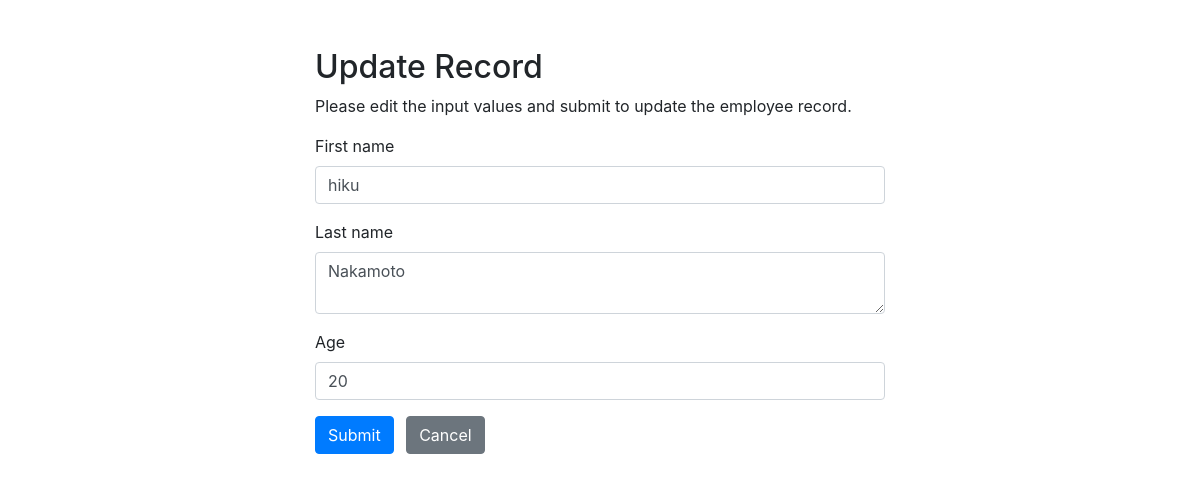
The app's page /update.php?id=2 with its own data.
### tables this page shows
CREATE TABLE `students` (
  `id` int(11) NOT NULL,
  `first_name` varchar(40) NOT NULL,
  `last_name` varchar(40) NOT NULL,
  `age` int(11) NOT NULL
);

### update.php (the view, shortened to what this page needs)
<?php
require_once "config.php";
$name = $lastN = $age = "";
$name_err = $lastN_err = $age_err = "";
if(isset($_POST["id"]) && !empty($_POST["id"])){
    $id = $_POST["id"];
    $input_name = trim($_POST["first_name"]);
    if(empty($input_name)){
        $name_err = "Please enter your first name.";
    } elseif(!filter_var($input_name, FILTER_VALIDATE_REGEXP, array("options"=>array("regexp"=>"/^[a-zA-Z\s]+$/")))){
        $name_err = "Please enter a valid name.";
    } else{
        $name = $input_name;
    }
    $input_lastN = trim($_POST["last_name"]);
    if(empty($input_lastN)){
        $lastN_err = "Please enter your last name.";
    } else{
        $lastN = $input_lastN;
    }
    $input_age = trim($_POST["age"]);
    if(empty($input_age)){
        $age_err = "Please enter your age.";
    } elseif(!ctype_digit($input_age)){
        $age_err = "Please enter a positive integer value.";
    } else{
        $age = $input_age;
    }
    if(empty($name_err) && empty($lastN_err) && empty($age_err)){
        $sql = "UPDATE students SET first_name=?, last_name=?, age=? WHERE id=?";
        if($stmt = mysqli_prepare($link, $sql)){
            mysqli_stmt_bind_param($stmt, "sssi", $param_name, $param_lastN, $param_age, $param_id);
            $param_name = $name;
            $param_lastN = $lastN;
            $param_age = $age;
            $param_id = $id;
            if(mysqli_stmt_execute($stmt)){
                header("location: index.php");
                exit();
            } else{
                echo "Oops! Something went wrong. Please try again later.";
            }
        }
        mysqli_stmt_close($stmt);
    }
    mysqli_close($link);
} else{
    if(isset($_GET["id"]) && !empty(trim($_GET["id"]))){
        $sql = "SELECT * FROM students WHERE id = ?";
        if($stmt = mysqli_prepare($link, $sql)){
            mysqli_stmt_bind_param($stmt, "i", $param_id);
            if(mysqli_stmt_execute($stmt)){
                $result = mysqli_stmt_get_result($stmt);
                if(mysqli_num_rows($result) == 1){
                    $row = mysqli_fetch_array($result, MYSQLI_ASSOC);
                    $name = $row["first_name"];
                    $lastN = $row["last_name"];
                    $age = $row["age"];
                } else{
                    header("location: error.php");
                    exit();
                }
            } else{
                echo "Oops! Something went wrong. Please try again later.";
            }
        }
    }  else{
        header("location: error.php");
        exit();
    }
}
?>
<!DOCTYPE html>
<html lang="en">
<head>
    <link rel="stylesheet" href="https://stackpath.bootstrapcdn.com/bootstrap/4.5.2/css/bootstrap.min.css">
</head>
<body>
    <div class="wrapper">
        <div class="container-fluid">
            <div class="row">
                <div class="col-md-12">
                    <h2 class="mt-5">Update Record</h2>
                    <p>Please edit the input values and submit to update the employee record.</p>
                    <form action="<?php echo htmlspecialchars(basename($_SERVER['REQUEST_URI'])); ?>" method="post">
                        <div class="form-group">
                            <label>First name</label>
                            <input type="text" name="first_name" class="form-control <?php echo (!empty($name_err)) ? 'is-invalid' : ''; ?>" value="<?php echo $name; ?>">
                        </div>
                        <div class="form-group">
                            <label>Last name</label>
                            <textarea name="last_name" class="form-control <?php echo (!empty($lastN_err)) ? 'is-invalid' : ''; ?>"><?php echo $lastN; ?></textarea>
                        </div>
                        <div class="form-group">
                            <label>Age</label>
                            <input type="text" name="age" class="form-control <?php echo (!empty($age_err)) ? 'is-invalid' : ''; ?>" value="<?php echo $age; ?>">
                        </div>
                        <input type="submit" class="btn btn-primary" value="Submit">
                        <a href="index.php" class="btn btn-secondary ml-2">Cancel</a>
                    </form>
                </div>
            </div>
        </div>
    </div>
</body>
</html>

### update.php (style rules this page uses)
.wrapper { width: 600px; margin: 0 auto; }

### records on screen
students: first_name "hiku", last_name "Nakamoto", age "20"
